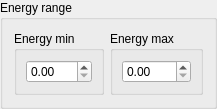
             <widget class="QGroupBox" name="groupBox_58">
              <property name="title">
               <string>Energy range</string>
              </property>
              <layout class="QHBoxLayout" name="horizontalLayout_47">
               <item>
                <widget class="QGroupBox" name="groupBox_36">
                 <property name="title">
                  <string>Energy min</string>
                 </property>
                 <layout class="QVBoxLayout" name="verticalLayout_63">
                  <item>
                   <widget class="QDoubleSpinBox" name="doubleSpinBox_20">
                    <property name="decimals">
                     <number>2</number>
                    </property>
                    <property name="minimum">
                     <double>0.000000000000000</double>
                    </property>
                    <property name="maximum">
                     <double>120.000000000000000</double>
                    </property>
                   </widget>
                  </item>
                 </layout>
                </widget>
               </item>
               <item>
                <widget class="QGroupBox" name="groupBox_37">
                 <property name="title">
                  <string>Energy max</string>
                 </property>
                 <layout class="QVBoxLayout" name="verticalLayout_64">
                  <item>
                   <widget class="QDoubleSpinBox" name="doubleSpinBox_21">
                    <property name="decimals">
                     <number>2</number>
                    </property>
                    <property name="minimum">
                     <double>0.000000000000000</double>
                    </property>
                    <property name="maximum">
                     <double>120.000000000000000</double>
                    </property>
                   </widget>
                  </item>
                 </layout>
                </widget>
               </item>
              </layout>
             </widget>
